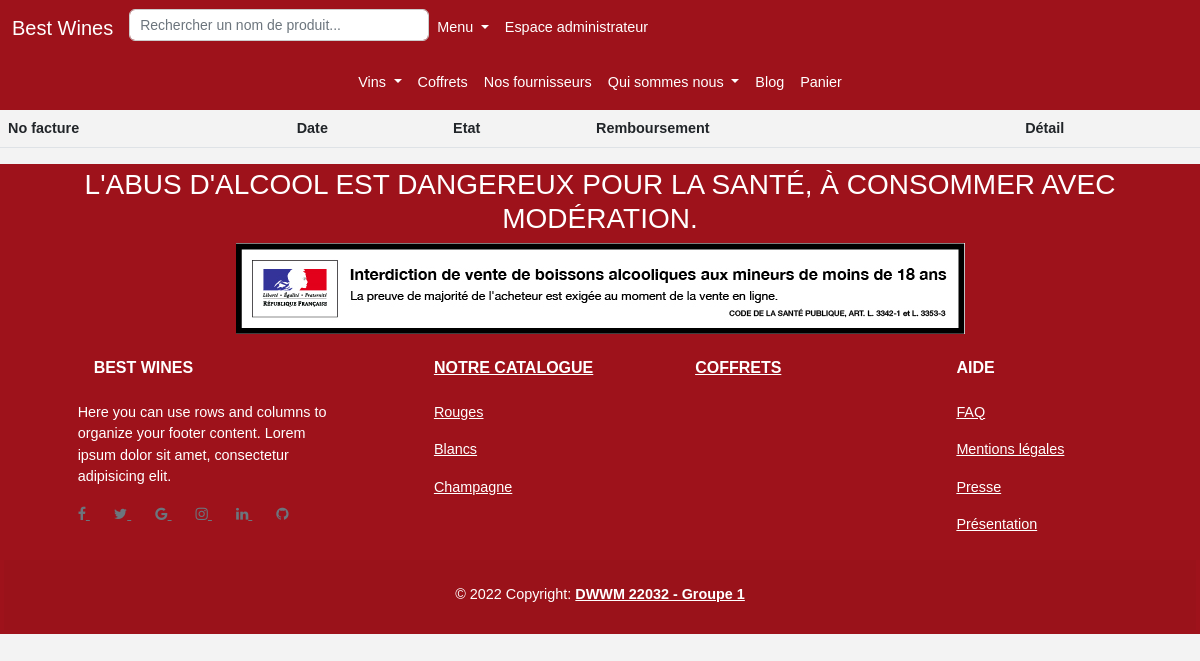
Page /employe/commandes (signed in) on the earlier database version.
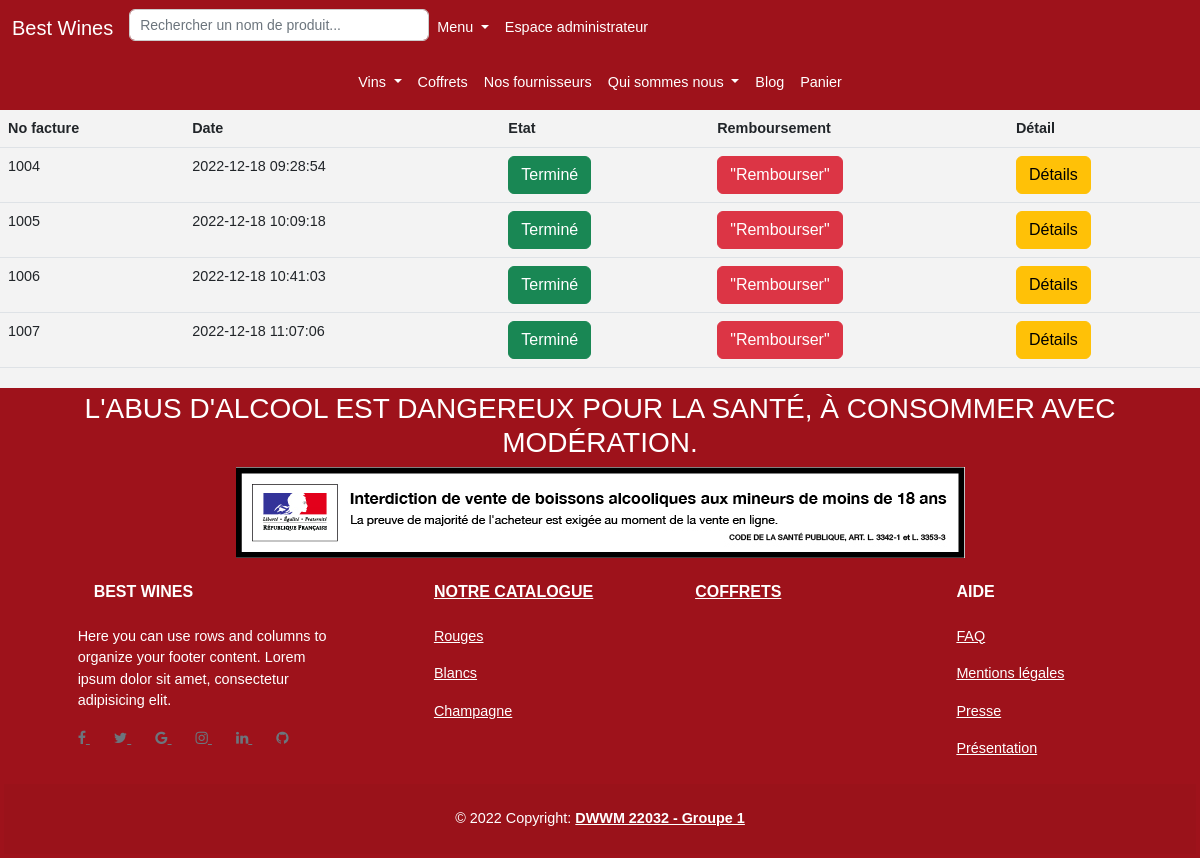
Same page on the later database version.
### tables this page shows
CREATE TABLE `invoice` (
  `id_invoice` int(11) NOT NULL,
  `date` datetime NOT NULL DEFAULT current_timestamp(),
  `clientName` varchar(255) DEFAULT NULL,
  `billingAddress` varchar(255) DEFAULT NULL,
  `total_price` float NOT NULL,
  `orderId_Invoice` varchar(255) DEFAULT NULL,
  `id_sale` int(11) NOT NULL,
  `id_promotion` int(11) DEFAULT NULL
);

### core/Controller.php (called while the page is built, shortened)
<?php
abstract class Controller
{
    public function renderView(string $view_name, array $params = []): void
    {
        extract($params);
        require_once "src/views/$view_name.php";
        require_once 'src/views/layout.php';
    }
}

### src/controllers/OrderTrackingController.php (called while the page is built, shortened)
<?php
class OrderTrackingController extends Controller
{
    public function showAll()
    {
        $invoice = new Invoice();
        $invoices = $invoice->findAll();
        $this->renderView('employe/commandes/index', compact('invoices'));
    }
}

### core/Router.php (called while the page is built, shortened)
<?php
class Router
{
    private static array $routes = [];
    public static function register(string $request, string $action) : void
    {
        self::$routes[$request] = $action;
    }
    public static function resolve(string $request_uri) : void
    {
        $request_uri = explode("?", $request_uri)[0];
        [$controller_name , $action_name] = explode('::', self::$routes[$request_uri]);
        $instance = new $controller_name();
        call_user_func_array([$instance, $action_name], []);
    }
}

### index.php (called while the page is built, shortened)
<?php
$request_uri = str_replace(BASE_DIR, '', $_SERVER['REQUEST_URI']);
try {
    Router::resolve($request_uri);
}catch (Exception $e)
{
    echo $e->getMessage();
}

### core/Database.php (called while the page is built, shortened)
<?php
class Database
{
    private static \PDO|null $instance = null;
    public static function getPdo(): \PDO
    {
        if (self::$instance == null){
            try {
                self::$instance = new \PDO(
                    "mysql:host=".$_ENV['DATABASE_HOST'].";dbname=".$_ENV['DATABASE_NAME'],
                    $_ENV['DATABASE_USERNAME'],
                    $_ENV['DATABASE_PASSWORD'],
                    [
                        \PDO::ATTR_ERRMODE => \PDO::ERRMODE_EXCEPTION,
                        \PDO::ATTR_DEFAULT_FETCH_MODE => \PDO::FETCH_ASSOC
                    ]
                );
            }catch (\PDOException $exception){
                echo $exception->getMessage();
                die;
            }
        }
        return  self::$instance;
    }
}

### core/Model.php (called while the page is built, shortened)
<?php
abstract class Model
{
    protected \PDO $pdo;
    protected string $table_name;
    public function __construct()
    {
        $this->pdo = Database::getPdo();
    }
    public function findAll(): array
    {
        $stmt = $this->pdo->prepare("SELECT * FROM {$this->table_name}");
        $stmt->setFetchMode(\PDO::FETCH_ASSOC);
        $stmt->execute();
        return $stmt->fetchAll();
    }
}

### src/views/employe/commandes/index.php (the view, shortened to what this page needs)
<table class="table">
    <thead>
        <tr>
            <th scope="col">No facture</th>
            <th scope="col">Date</th>
            <th scope="col">Etat</th>
            <th scope="col">Remboursement</th>
            <th scope="col">Détail</th>
        </tr>
    </thead>
    <tbody id='table-body'>
        <?php
        foreach ($invoices as $row): ?>
            <tr class='table-row'>
                <td><?= $row['id_invoice']; ?></td>
                <td><?= $row['date']; ?></td>
                <td><a href="" class="btn btn-success">Terminé</a></button></td>
                <td><a href="<?= BASE_DIR ?>/employe/commandes/delete?id=<?= $row['id_invoice'] ?>" class="btn btn-danger">"Rembourser"</a></td>
                <td><a href="<?= BASE_DIR ?>/employe/commandes/details?id=<?= $row['orderId_Invoice'] ?>" class="btn btn-warning">Détails</a></td>
            </tr>
        <?php ; endforeach?>
    </tbody>
</table>

Differences in the rows shown:
added invoice: id_invoice "1004", date "2022-12-18 09:28:54"
added invoice: id_invoice "1005", date "2022-12-18 10:09:18"
added invoice: id_invoice "1006", date "2022-12-18 10:41:03"
added invoice: id_invoice "1007", date "2022-12-18 11:07:06"
